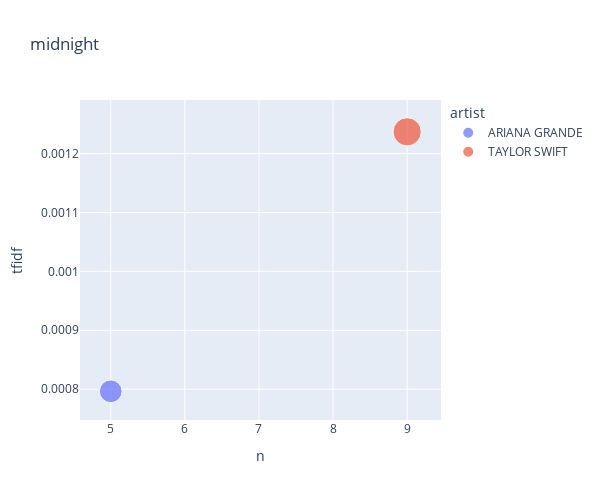

The notebook cell this image was saved under:
### Code cell
top_words_in_songs('midnight')

### Figure 1 — Plotly figure (JSON) as saved in the notebook; plotly's stock layout.template omitted (floating-point values rounded to 4 significant figures)
{"data": [{"hovertemplate": "<b>%{hovertext}</b><br><br>artist=ARIANA GRANDE<br>n=%{x}<br>tfidf=%{y}<br>tf=%{marker.size}<extra></extra>", "hovertext": ["ARIANA GRANDE"], "legendgroup": "ARIANA GRANDE", "marker": {"color": "#636efa", "size": [0.0003238], "sizemode": "area", "sizeref": 1.257e-06, "symbol": "circle"}, "mode": "markers", "name": "ARIANA GRANDE", "orientation": "v", "showlegend": true, "type": "scatter", "x": [5], "xaxis": "x", "y": [0.0007964], "yaxis": "y"}, {"hovertemplate": "<b>%{hovertext}</b><br><br>artist=TAYLOR SWIFT<br>n=%{x}<br>tfidf=%{y}<br>tf=%{marker.size}<extra></extra>", "hovertext": ["TAYLOR SWIFT"], "legendgroup": "TAYLOR SWIFT", "marker": {"color": "#EF553B", "size": [0.000503], "sizemode": "area", "sizeref": 1.257e-06, "symbol": "circle"}, "mode": "markers", "name": "TAYLOR SWIFT", "orientation": "v", "showlegend": true, "type": "scatter", "x": [9], "xaxis": "x", "y": [0.001237], "yaxis": "y"}], "layout": {"height": 500, "legend": {"itemsizing": "constant", "title": {"text": "artist"}, "tracegroupgap": 0}, "title": {"text": "midnight"}, "width": 600, "xaxis": {"anchor": "y", "autorange": true, "domain": [0, 1], "range": [4.58, 9.463], "title": {"text": "n"}, "type": "linear"}, "yaxis": {"anchor": "x", "autorange": true, "domain": [0, 1], "range": [0.0007477, 0.001291], "title": {"text": "tfidf"}, "type": "linear"}}}
